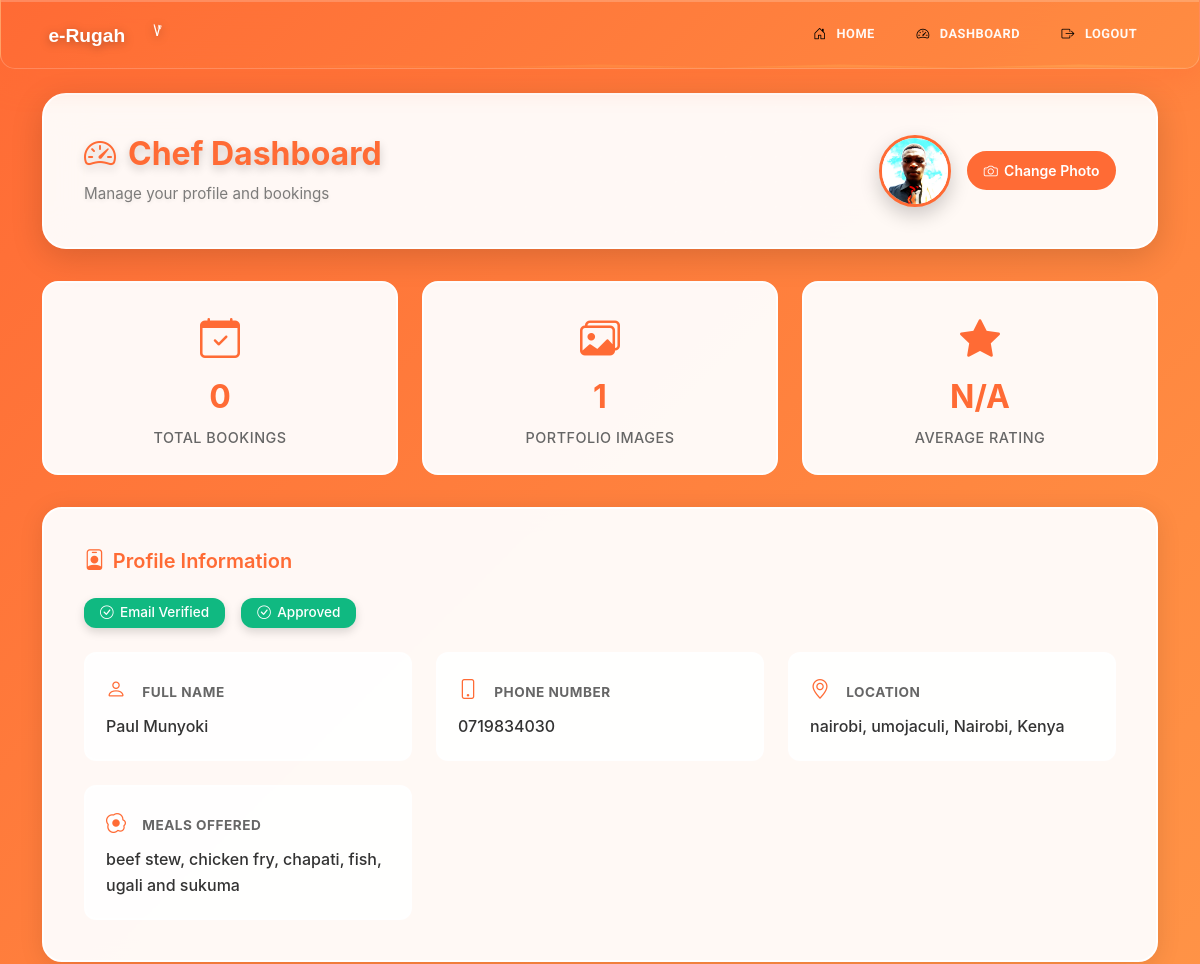
The app's page /chef/dashboard (signed in, upper part), older data.
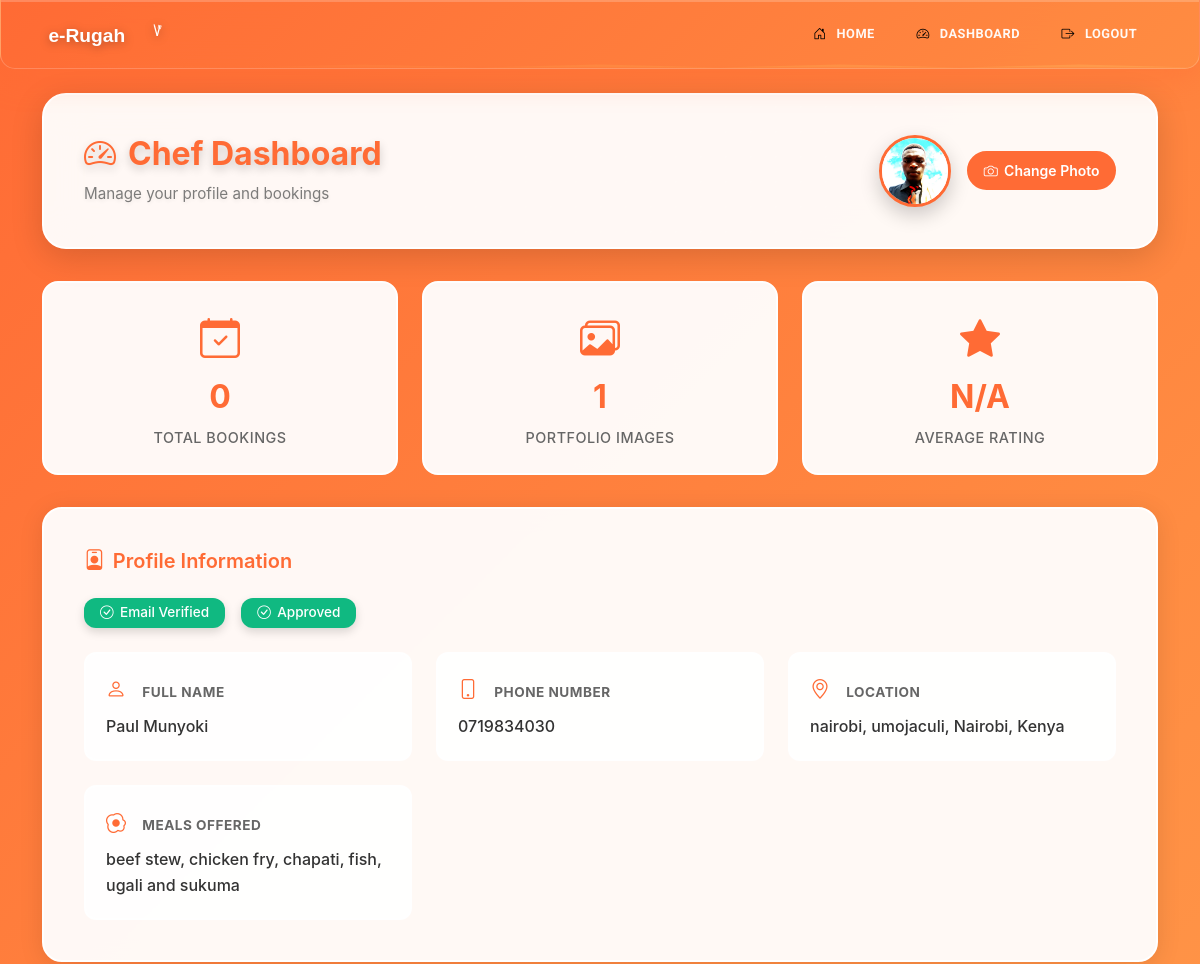
The same page, newer data.
### models.py (models this page shows, shortened)
class Chef(db.Model):
    id = db.Column(db.Integer, primary_key=True)
    user_id = db.Column(db.Integer, db.ForeignKey('user.id'), nullable=False)
    name = db.Column(db.String(100), nullable=False)
    phone = db.Column(db.String(20), nullable=False)
    county = db.Column(db.String(50), nullable=False)
    sub_county = db.Column(db.String(50), nullable=False)
    town = db.Column(db.String(50), nullable=False)
    about = db.Column(db.Text)
    meals_offered = db.Column(db.Text)
    photo_url = db.Column(db.String(200))
    is_verified = db.Column(db.Boolean, default=False)
    is_approved = db.Column(db.Boolean, default=False)
    created_at = db.Column(db.DateTime, default=datetime.utcnow)
    rating_total = db.Column(db.Integer, default=0)
    rating_count = db.Column(db.Integer, default=0)
    is_featured = db.Column(db.Boolean, default=False)
    featured_priority = db.Column(db.Integer, default=100)
    bookings = db.relationship('Booking', backref='chef', lazy=True)
    @property
    def has_ratings(self):
        return bool(self.rating_count)

### main.py (the view)
@app.route('/chef/dashboard')
@role_required('chef')
def chef_dashboard():
    chef = Chef.query.filter_by(user_id=current_user.id).first()
    if not chef:
        flash('Chef profile not found', 'danger')
        return redirect(url_for('index'))
    if not chef.is_approved:
        return redirect(url_for('chef_pending'))
    images = []
    chefs_dir = os.path.join('static', 'images', 'chefs')
    if os.path.exists(chefs_dir):
        for file in os.listdir(chefs_dir):
            if file.startswith(f"chef_{chef.id}_") and file.lower().endswith(('.png', '.jpg', '.jpeg')):
                images.append(file)
    bookings = Booking.query.filter_by(chef_id=chef.id).all()
    return render_template('chef_dashboard.html', chef=chef, bookings=bookings, images=images)

### main.py (called while the page is built)
@app.context_processor
def inject_year():
    return {'year': datetime.now().year}

@login_manager.user_loader
def load_user(user_id):
    return User.query.get(int(user_id))

def role_required(role):
    def decorator(f):
        @wraps(f)
        @login_required
        def decorated_function(*args, **kwargs):
            if current_user.role != role:
                flash('Access denied. Insufficient permissions.', 'danger')
                return redirect(url_for('index'))
            return f(*args, **kwargs)
        return decorated_function
    return decorator

### templates/chef_dashboard.html (shortened to what this page needs)
{% extends "base.html" %}
{% block content %}
<div class="page-header">
    <div>
        <h2 class="mb-0"><i class="bi bi-speedometer2"></i> Chef Dashboard</h2>
        <p class="mb-0 mt-2" style="opacity: 0.85;">Manage your profile and bookings</p>
    </div>
    <div class="header-actions">
        {% if chef.photo_url %}
        {% set chef_photo = chef.photo_url if chef.photo_url.startswith('/') else '/' + chef.photo_url %}
        <img src="{{ chef_photo }}" alt="Chef Photo" class="chef-avatar" loading="lazy" onerror="this.src='{{ url_for('static', filename='images/pexels-janetrangdoan-793765.jpg') }}'">
        {% else %}
        <div class="chef-avatar-placeholder" aria-label="Chef avatar placeholder">👨‍🍳</div>
        {% endif %}
        <button class="btn btn-sm btn-outline-light" data-bs-toggle="modal" data-bs-target="#changePhotoModal">
            <i class="bi bi-camera"></i> Change Photo
        </button>
    </div>
</div>
<div class="stats-grid">
    <div class="stat-card">
        <i class="bi bi-calendar-check"></i>
        <div class="stat-value">{{ bookings|length if bookings else 0 }}</div>
        <div class="stat-label">Total Bookings</div>
    </div>
    <div class="stat-card">
        <i class="bi bi-images"></i>
        <div class="stat-value">{{ images|length if images else 0 }}</div>
        <div class="stat-label">Portfolio Images</div>
    </div>
    <div class="stat-card">
        <i class="bi bi-star-fill"></i>
        <div class="stat-value">{{ chef.average_rating|round(1) if chef.has_ratings else 'N/A' }}</div>
        <div class="stat-label">Average Rating</div>
    </div>
</div>
<div class="dashboard-card">
    <h5><i class="bi bi-person-badge"></i> Profile Information</h5>
    <div style="display: flex; gap: 1rem; flex-wrap: wrap; margin-bottom: 1.5rem;">
        {% if chef.is_verified %}
            <span class="badge bg-success"><i class="bi bi-check-circle"></i> Email Verified</span>
        {% else %}
            <span class="badge bg-warning"><i class="bi bi-exclamation-circle"></i> Email Not Verified</span>
        {% endif %}
        {% if chef.is_approved %}
            <span class="badge bg-success"><i class="bi bi-check-circle"></i> Approved</span>
        {% else %}
            <span class="badge bg-warning"><i class="bi bi-clock"></i> Pending Approval</span>
        {% endif %}
    </div>
    <div class="profile-info-grid">
        <div class="profile-info-item">
            <strong><i class="bi bi-person"></i> Full Name</strong>
            <span>{{ chef.name }}</span>
        </div>
        <div class="profile-info-item">
            <strong><i class="bi bi-phone"></i> Phone Number</strong>
            <span>{{ chef.phone }}</span>
        </div>
        <div class="profile-info-item">
            <strong><i class="bi bi-geo-alt"></i> Location</strong>
            <span>{{ chef.county }}, {{ chef.sub_county }}, {{ chef.town }}</span>
        </div>
        <div class="profile-info-item">
            <strong><i class="bi bi-egg-fried"></i> Meals Offered</strong>
            <span>{{ chef.meals_offered.replace(',', ', ') }}</span>
        </div>
    </div>
</div>
{% endblock %}

### templates/base.html (shortened to what this page needs)
<!DOCTYPE html>
<html lang="en">
<head>
    <link href="https://cdn.jsdelivr.net/npm/bootstrap@5.1.3/dist/css/bootstrap.min.css" rel="stylesheet">
    <link rel="stylesheet" href="https://cdn.jsdelivr.net/npm/bootstrap-icons@1.8.1/font/bootstrap-icons.css">
    <link rel="stylesheet" href="{{ url_for('static', filename='css/style.css') }}">
</head>
<body class="food-pattern">
    <nav class="navbar navbar-expand-lg navbar-dark">
        <div class="container">
            <a class="navbar-brand" href="{{ url_for('index') }}">
                <img src="{{ url_for('static', filename='logo.svg') }}" alt="e-Rugah" class="logo">
            </a>
            <div class="collapse navbar-collapse" id="navbarNav">
                <ul class="navbar-nav ms-auto">
                    {% if current_user.is_authenticated %}
                        <li class="nav-item"><a class="nav-link" href="{{ url_for('index') }}"><i class="bi bi-house-door"></i> Home</a></li>
                        {% if current_user.role == 'admin' %}
                            <li class="nav-item"><a class="nav-link" href="{{ url_for('admin_dashboard') }}"><i class="bi bi-speedometer2"></i> Dashboard</a></li>
                            {% if request.endpoint not in ['admin_custom_dish_database', 'admin_create_dish'] %}
                            <li class="nav-item"><a class="nav-link" href="{{ url_for('admin_create_dish') }}"><i class="bi bi-plus-circle"></i> Create Dish</a></li>
                            {% endif %}
                            <li class="nav-item"><a class="nav-link" href="{{ url_for('reports') }}"><i class="bi bi-graph-up"></i> Reports</a></li>
                            <li class="nav-item"><a class="nav-link" href="{{ url_for('config') }}"><i class="bi bi-gear"></i> Config</a></li>
                        {% elif current_user.role == 'chef' %}
                            <li class="nav-item"><a class="nav-link" href="{{ url_for('chef_dashboard') }}"><i class="bi bi-speedometer2"></i> Dashboard</a></li>
                        {% else %}
                            <li class="nav-item"><a class="nav-link" href="{{ url_for('customer_dashboard') }}"><i class="bi bi-speedometer2"></i> Dashboard</a></li>
                            <li class="nav-item"><a class="nav-link" href="{{ url_for('create_event') }}"><i class="bi bi-plus-circle"></i> Create Event</a></li>
                        {% endif %}
                        <li class="nav-item"><a class="nav-link" href="{{ url_for('logout') }}"><i class="bi bi-box-arrow-right"></i> Logout</a></li>
                    {% endif %}
                </ul>
            </div>
        </div>
    </nav>
    <main class="py-4">
        <div class="container">
            {% block content %}{% endblock %}
        </div>
    </main>
</body>
</html>

### templates/base.html (style rules this page uses)
* { scrollbar-width: thin; scrollbar-color: #ff6b35 rgba(255, 107, 53, 0.1); }

### templates/chef_dashboard.html (style rules this page uses)
body { background: linear-gradient(135deg, #ff6b35 0%, #ff8c42 50%, #ffa552 100%); min-height: 100vh; color: white; font-family: 'Inter', -apple-system, BlinkMacSystemFont, 'Segoe UI', sans-serif; }
.page-header { background: rgba(255, 255, 255, 0.95); backdrop-filter: blur(20px); -webkit-backdrop-filter: blur(20px); border: 2px solid rgba(255, 255, 255, 1); padding: 2rem; border-radius: 24px; margin-bottom: 2rem; box-shadow: 0 8px 32px rgba(0, 0, 0, 0.15); animation: fadeInUp 0.6s ease-out; display: flex; justify-content: space-between; align-items: center; flex-wrap: wrap; gap: 1.5rem; }
.header-actions { display: flex; align-items: center; gap: 1rem; flex-wrap: wrap; position: relative; z-index: 1; }
.header-actions .btn, .header-actions button { cursor: pointer !important; display: inline-flex; align-items: center; gap: 0.4rem; padding: 0.45rem 0.9rem; border-radius: 999px; border: 2px solid #ff6b35; background: #ff6b35; color: white; transition: transform 0.2s ease, box-shadow 0.2s ease, background 0.2s ease; }
.chef-avatar { width: 72px; height: 72px; border-radius: 50%; object-fit: cover; border: 3px solid #ff6b35; box-shadow: 0 8px 20px rgba(0, 0, 0, 0.2); background: white; }
.profile-info-grid { display: grid; grid-template-columns: repeat(auto-fit, minmax(250px, 1fr)); gap: 1.5rem; margin-top: 1.5rem; }
.profile-info-item { background: rgba(255, 255, 255, 0.95); border: 2px solid white; border-radius: 12px; padding: 1.25rem; transition: all 0.3s ease; }
.profile-info-item i { color: #ff6b35; font-size: 1.25rem; margin-right: 0.75rem; }
.profile-info-item strong { color: #666; font-size: 0.85rem; display: block; margin-bottom: 0.5rem; text-transform: uppercase; letter-spacing: 0.5px; }
.profile-info-item span { color: #333; font-size: 1rem; font-weight: 500; }
.stats-grid { display: grid; grid-template-columns: repeat(auto-fit, minmax(200px, 1fr)); gap: 1.5rem; margin-bottom: 2rem; }
.stat-card { background: rgba(255, 255, 255, 0.95); border: 2px solid white; border-radius: 16px; padding: 1.5rem; text-align: center; transition: all 0.3s ease; }
.stat-card i { font-size: 2.5rem; color: #ff6b35; margin-bottom: 0.75rem; }
.stat-card .stat-value { font-size: 2rem; font-weight: 700; color: #ff6b35; margin-bottom: 0.25rem; }
.stat-card .stat-label { font-size: 0.9rem; color: #666; text-transform: uppercase; letter-spacing: 0.5px; }
html { scroll-behavior: smooth; }
.page-header h2 { color: #ff6b35; font-weight: 700; font-size: 2rem; margin: 0; display: flex; align-items: center; gap: 0.75rem; }
.page-header p { color: #666; margin: 0.5rem 0 0 0; font-size: 0.95rem; }
.dashboard-card { background: rgba(255, 255, 255, 0.95); backdrop-filter: blur(10px); -webkit-backdrop-filter: blur(10px); border: 2px solid white; border-radius: 20px; padding: 2rem; margin-bottom: 1.5rem; box-shadow: 0 4px 24px rgba(0, 0, 0, 0.1); color: #333; transition: all 0.3s cubic-bezier(0.4, 0, 0.2, 1); animation: fadeInUp 0.6s ease-out; position: relative; overflow: hidden; }
.dashboard-card::before { content: ''; position: absolute; top: 0; left: 0; right: 0; height: 3px; background: linear-gradient(90deg, #ff6b35, #ff8c42, #ffa552); background-size: 200% 100%; animation: shimmer 3s linear infinite; opacity: 0; transition: opacity 0.3s ease; }
.dashboard-card h4, .dashboard-card h5 { color: #ff6b35; font-weight: 600; font-size: 1.25rem; margin-bottom: 1.5rem; display: flex; align-items: center; gap: 0.5rem; }
.dashboard-card h4 i, .dashboard-card h5 i { color: #ff6b35; font-size: 1.3rem; }
.badge { padding: 0.5rem 1rem; border-radius: 12px; font-weight: 500; font-size: 0.85rem; display: inline-flex; align-items: center; gap: 0.4rem; }
.badge.bg-success { background: #10b981 !important; color: white !important; }
@media (min-width: 1200px) and (max-width: 1439px) { .container { max-width: 1140px !important; } }
@media (min-width: 1200px) and (max-width: 1439px) { .page-header { padding: 2.5rem !important; } }
@media (min-width: 1200px) and (max-width: 1439px) { .dashboard-card { padding: 2.5rem !important; } }

Row changes from the older to the newer data that the page shows:
changed Chef "Paul Munyoki": photo_url: picture added
